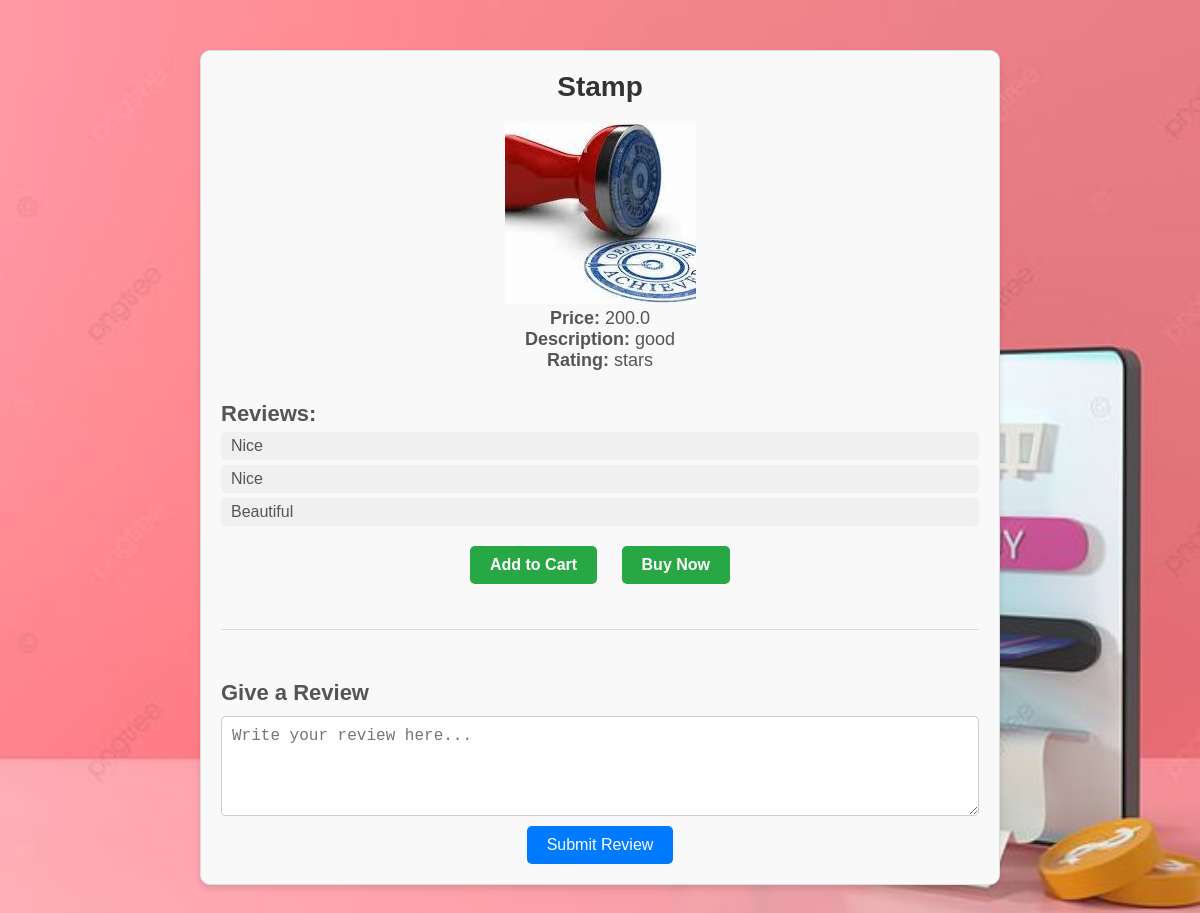
The page /product/4 (signed in) on the database its author committed.
### app.py (models this page shows, shortened)
class Product(db.Model):
    __tablename__ = 'products'
    id = db.Column(db.Integer, primary_key=True)
    name = db.Column(db.String(100), nullable=False)
    description = db.Column(db.String(500), nullable=False)
    price = db.Column(db.Float, nullable=False)
    quantity = db.Column(db.Integer, nullable=False)
    image = db.Column(db.String(200), nullable=True)

class Review(db.Model):
    __tablename__ = 'reviews'
    id = db.Column(db.Integer, primary_key=True)
    review = db.Column(db.String(500), nullable=False)
    product_id = db.Column(db.Integer, db.ForeignKey('products.id'), nullable=False)
    user_id = db.Column(db.Integer, db.ForeignKey('users.id'), nullable=False)
    product = db.relationship('Product', backref='reviews', lazy=True)
    def __repr__(self):
        return f'<Review {self.id} for Product {self.product_id}>'

### app.py (the view)
@app.route('/product/<int:product_id>')
def product_detail(product_id):
    if 'logged_in' in session and session['logged_in']:
        product = Product.query.get(product_id)
        if product:
            reviews = Review.query.filter_by(product_id=product_id).all()
            print(f"Reviews for product {product_id}: {reviews}")  # Debugging line to see reviews in the console
            return render_template('product_detail.html', product=product, reviews=reviews)
        return redirect(url_for('products_page'))
    return redirect(url_for('login'))

### app.py (called while the page is built)
@app.before_request
def create_tables():
    db.create_all()

### templates/product_detail.html (shortened to what this page needs)
<!DOCTYPE html>
<html lang="en">
<head>
    <link rel="stylesheet" href="{{ url_for('static', filename='styles.css') }}">
</head>
<body>
    <div class="container">
        <h1>{{ product.name }}</h1>
        <img src="{{ url_for('static', filename=product.image) }}" alt="{{ product.name }}">
        <p><strong>Price:</strong> {{ product.price }}</p>
        <p><strong>Description:</strong> {{ product.description }}</p>
        <p><strong>Rating:</strong> {{ product.rating }} stars</p>
        {% if reviews %}
    <h3>Reviews:</h3>
    <ul>
        {% for review in reviews %}
        <li>{{ review.review }}</li>
        {% endfor %}
    </ul>
{% else %}
    <p>No reviews yet.</p>
{% endif %}
        <a href="{{ url_for('add_to_cart', product_id=product.id) }}" class="view-products">Add to Cart</a>
        <a href="{{ url_for('buy_now', product_id=product.id) }}" class="view-products">Buy Now</a>
        <div class="review-section">
            <h3>Give a Review</h3>
            <form class="review-form" action="{{ url_for('submit_review', product_id=product.id) }}" method="POST">
                <textarea name="review" placeholder="Write your review here..." required></textarea>
                <button type="submit">Submit Review</button>
            </form>
        </div>
    </div>
</body>
</html>

### static/styles.css (style rules this page uses)
* { margin: auto; padding: auto; box-sizing: border-box; }
.container { width: 80%; margin: 0 auto; text-align: center; }
body { font-family: Arial, sans-serif; background: url("/static/stamp.jpg") no-repeat center center fixed; background-size: cover; margin: 0; padding: 0; position: relative; }
html { scroll-behavior: smooth; }
body::before { width: 400px; height: 400px; opacity: 0.08; }
.container { max-width: 800px; margin: 150px auto; padding: 20px; background: url(stamp.jpg); background: rgba(255, 255, 255, 0.9); border-radius: 10px; box-shadow: 0 0 15px rgba(0, 0, 0, 0.2); text-align: center; position: relative; z-index: 20; }
h1 { font-size: 36px; color: #333; }
p { color: #555; font-size: 18px; }
.view-products { display: inline-block; margin-top: 20px; padding: 10px 20px; background-color: #007bff; color: white; border-radius: 5px; text-decoration: none; font-size: 16px; }
body::before { content: ""; position: absolute; top: 50%; left: 50%; width: 500px; height: 500px; background: url('/static/stamp.jpg') no-repeat center; background-size: contain; opacity: 0.1; z-index: 18; transform: translate(-50%, -50%); }

### templates/product_detail.html (style rules this page uses)
.container { max-width: 800px; margin: 50px auto; padding: 20px; border: 1px solid #ddd; border-radius: 10px; box-shadow: 0 4px 6px rgba(0, 0, 0, 0.1); background-color: #f9f9f9; text-align: center; font-family: Arial, sans-serif; }
h1 { font-size: 28px; color: #333; margin-bottom: 20px; }
h3 { margin-top: 30px; font-size: 22px; color: #555; text-align: left; }
ul { list-style-type: none; padding: 0; text-align: left; }
ul li { font-size: 16px; margin: 5px 0; color: #555; background: #f0f0f0; padding: 5px 10px; border-radius: 5px; }
.view-products { display: inline-block; margin: 15px 10px; padding: 10px 20px; font-size: 16px; font-weight: bold; color: #fff; text-decoration: none; background-color: #28a745; border-radius: 5px; transition: background-color 0.3s ease; }
.review-section { margin-top: 30px; text-align: left; border-top: 1px solid #ddd; padding-top: 20px; }
.review-section h3 { margin-bottom: 10px; }
.review-form { display: flex; flex-direction: column; gap: 10px; margin-top: 10px; }
.review-form textarea { width: 100%; height: 100px; padding: 10px; border: 1px solid #ccc; border-radius: 5px; font-size: 16px; resize: vertical; }
.review-form button { align-self: flex-start; padding: 10px 20px; font-size: 16px; color: #fff; background-color: #007bff; border: none; border-radius: 5px; cursor: pointer; transition: background-color 0.3s ease; }

### rows shown on the page
Product: name "Stamp", image (picture), price "200.0", description "good"
Review: review "Nice"
Review: review "Nice"
Review: review "Beautiful"
